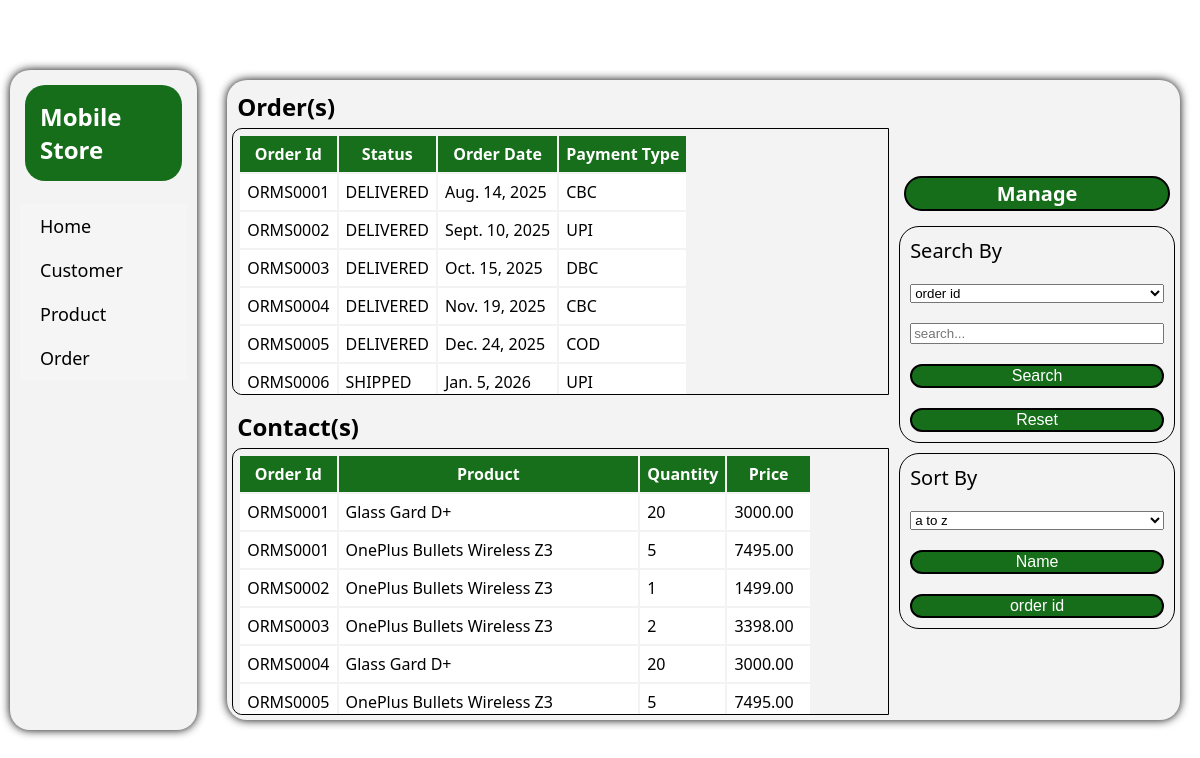
Screenshot of /store/order/ with the database file from the repository.
### store/models.py (models this page shows)
class Order(models.Model):
    paymentChoice = [
        ('UPI','UPI Payment'),
        ('DBC','Debit Card Payment'),
        ('CBC','Credit Card Payment'),
        ('COD', 'Cash On Delivery')
    ]
    statusChoice = [("PLACED","Placed"),
                    ("SHIPPED","Shipped"),
                    ("DELIVERED","Delivered")
                    ]
    orderId = models.CharField(max_length=10, primary_key=True)
    customer = models.ForeignKey(Customer, on_delete=models.CASCADE)
    status = models.CharField(max_length=20,choices=statusChoice, null=True)
    orderDate = models.DateField()
    paymentType = models.CharField(max_length=3, choices=paymentChoice)
    def __str__(self):
        return self.orderId

class Order_Product(models.Model):
    product = models.ForeignKey(Product, on_delete=models.CASCADE)
    order = models.ForeignKey(Order, on_delete=models.CASCADE)
    quantity = models.IntegerField(default=0)
    price = models.DecimalField(max_digits=10, decimal_places=2)
    class Meta:
        unique_together = ('order','product')

class Product(models.Model):
    avail_choices = [("IN","Available"),("OUT","Not Available")]
    prodId = models.CharField(max_length=10, primary_key=True)
    prodName = models.CharField(max_length=100)
    price = models.DecimalField(default=0.00, max_digits=10, decimal_places=2)
    quantity = models.IntegerField(default=0)
    availability = models.CharField(max_length=3, choices=avail_choices)
    def __str__(self):
        return self.prodName

### store/storeView/views.py (the view, shortened to what this page needs)
# urls.py: path("order/", views.order, name="order")
def order(request):
    orders = get_order(all=True,count_all=False)
    order_product = Order_Product.objects.all().order_by("order")
    return render(request, "store/order.html",
                  {"orders":orders[1],
                   "total_order":orders[0],
                   "order_product":order_product})

### store/storeView/views.py (called while the page is built)
def get_order(count_all=True, all=False):
    order = Order.objects.all().order_by("orderId")
    if all != True:
        if count_all != True:
            return None
        total_order = order.count()
        return [total_order,0]
    if count_all == True:
        total_order = order.count()
        return [total_order,order]
    return [0,order]

### store/templates/store/order.html (shortened to what this page needs)
{% extends "index.html" %}
{% block report_block %}
<div class="displayBox">
    <h3>Order(s)</h3>
    <div class="tableBox">
        <table>
            <tr>
                <th>Order Id</th>
                <th>Status</th>
                <th>Order Date</th>
                <th>Payment Type</th>
            </tr>
            {% for order in orders %}
            <tr>
                <td>{{order.orderId}}</td>
                <td>{{order.status}}</td>
                <td>{{order.orderDate}}</td>
                <td>{{order.paymentType}}</td>
            </tr>
            {% endfor %}
        </table>
    </div>
    <h3>Contact(s)</h3>
    <div class="tableBox">
        <table>
            <tr>
                <th>Order Id</th>
                <th>Product</th>
                <th>Quantity</th>
                <th>Price</th>
            </tr>
            {% for ord in order_product %}
            <tr>
                <td>{{ord.order}}</td>
                <td>{{ord.product}}</td>
                <td>{{ord.quantity}}</td>
                <td>{{ord.price}}</td>
            </tr>
            {% endfor %}
        </table>
    </div>
</div>
<div class="curdBox">
    <a class="manageBtn">Manage</a>
    <div class="searchBox">
        <form class="column_form" method="post" action="/store/order/">
            <label>Search By</label>
            <select name="search_by" id="query">
                <option value="order_id">order id</option>
            </select>
            <input name="search_value" placeholder="search...">
            <button name="search_query">Search</button>
            <button name="reset">Reset</button>
        </form>
    </div>
    <div class="sortBox">
        <form class="column_form" method="post" action="/store/order/">
            <label>Sort By</label>
            <select name="sort_by" id="query">
                <option value="ascending">a to z</option>
            </select>
            <button name="name_sort">Name</button>
            <button name="id_sort">order id</button>
        </form>
    </div>
</div>
{% endblock report_block %}

### static/index.css (style rules this page uses)
body { margin:0px; }
h3 { font-size: 24px; font-family: 'Segoe UI', Tahoma, Geneva, Verdana, sans-serif; font-weight: 700; color: black; padding-inline-start: 10px; padding-top: 10px; margin: 0px; }
a { padding: 10px; text-decoration: none; color: black; }
button { font-size: 16px; color: white; background-color: rgba(10, 103, 13, 0.943); border-radius: 20px; border-style: solid; margin-left: 10px; transition: all 0.5s ease-in-out; }
.displayBox { display: flex; flex-direction: column; width: 70%; }
.tableBox { display: flex; flex-direction: column; height:50%; overflow-y: scroll; border: 1px solid black; border-radius: 10px 0px 0px 10px; margin: 5px; }
table { width: fit-content; border-radius: 20px; padding: 5px; }
th,td { padding: 7px; }
th { background-color: rgba(10, 103, 13, 0.943); color: white; font-family: 'Segoe UI', Tahoma, Geneva, Verdana, sans-serif; font-weight: 600; }
td { background-color: white; color: black; font-family:system-ui, -apple-system, BlinkMacSystemFont, 'Segoe UI', Roboto, Oxygen, Ubuntu, Cantarell, 'Open Sans', 'Helvetica Neue', sans-serif; font-weight: 400; margin: 0px; transition: all 0.2s ease-in-out; }
.curdBox { display: flex; flex-direction: column; width: 30%; justify-content: center; }
.column_form { display: flex; flex-direction: column; margin: 5px; border: 1px solid black; border-radius: 20px; }
.manageBtn { font-size: 20px; background-color: rgba(10, 103, 13, 0.943); color: white; font-family: 'Segoe UI', Tahoma, Geneva, Verdana, sans-serif; font-weight: 600; border: 2px solid black; border-radius: 20px; padding: 2px; text-align: center; margin: 10px; }
label { font-size: 20px; font-family: 'Segoe UI', Tahoma, Geneva, Verdana, sans-serif; font-weight: 500; }
input,label,button,select { margin: 10px; }

### rows the page displays
Order: orderId "ORMS0001", status "DELIVERED", orderDate "Aug. 14, 2025", paymentType "CBC"
Order: orderId "ORMS0002", status "DELIVERED", orderDate "Sept. 10, 2025", paymentType "UPI"
Order: orderId "ORMS0003", status "DELIVERED", orderDate "Oct. 15, 2025", paymentType "DBC"
Order: orderId "ORMS0004", status "DELIVERED", orderDate "Nov. 19, 2025", paymentType "CBC"
Order: orderId "ORMS0005", status "DELIVERED", orderDate "Dec. 24, 2025", paymentType "COD"
Order: orderId "ORMS0006", status "SHIPPED", orderDate "Jan. 5, 2026", paymentType "UPI"
Order_Product: order "ORMS0001", product "Glass Gard D+", quantity "20", price "3000.00"
Order_Product: order "ORMS0001", product "OnePlus Bullets Wireless Z3", quantity "5", price "7495.00"
Order_Product: order "ORMS0002", product "OnePlus Bullets Wireless Z3", quantity "1", price "1499.00"
Order_Product: order "ORMS0003", product "OnePlus Bullets Wireless Z3", quantity "2", price "3398.00"
Order_Product: order "ORMS0004", product "Glass Gard D+", quantity "20", price "3000.00"
Order_Product: order "ORMS0005", product "OnePlus Bullets Wireless Z3", quantity "5", price "7495.00"
